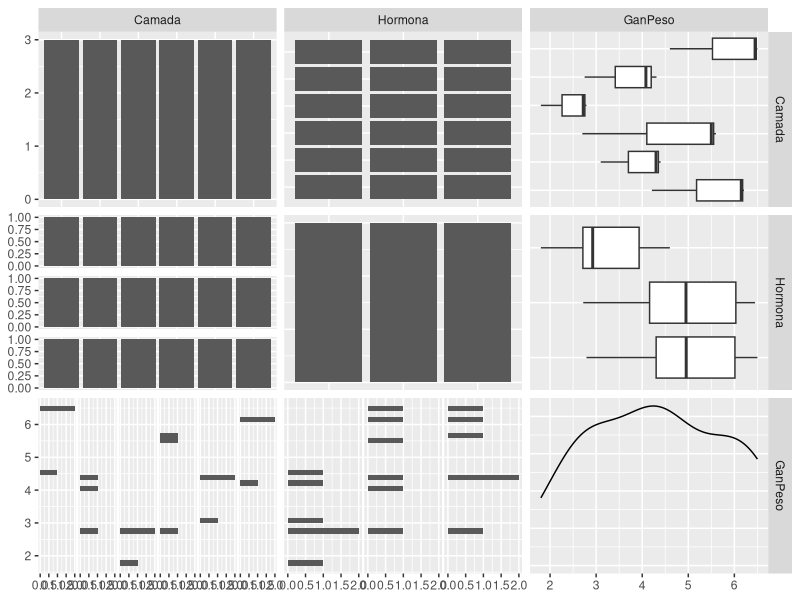
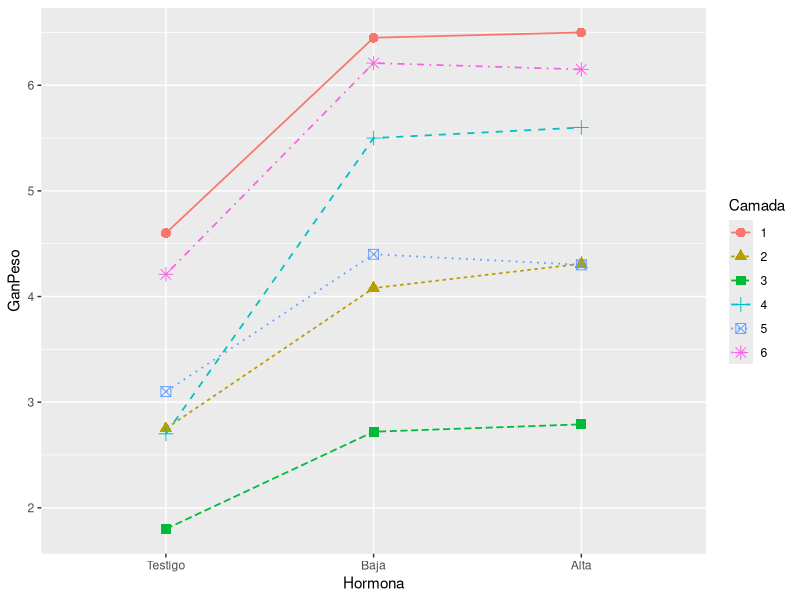
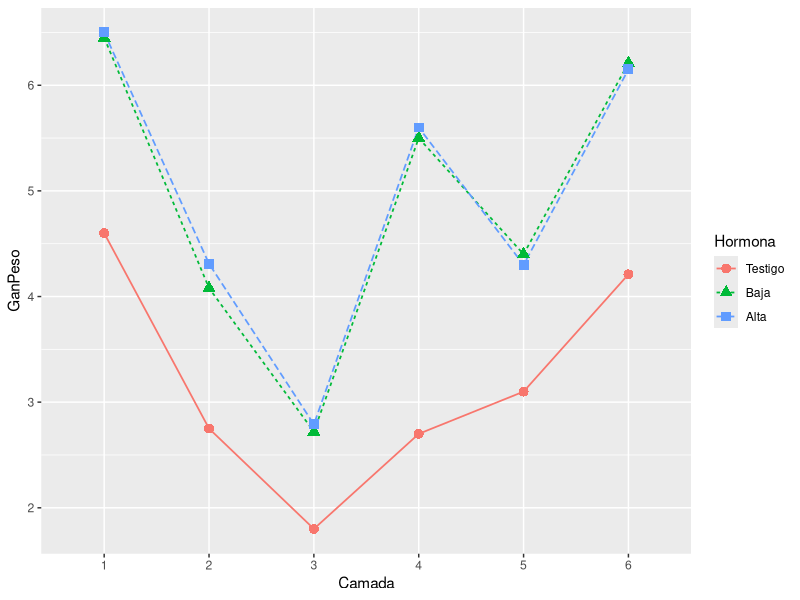
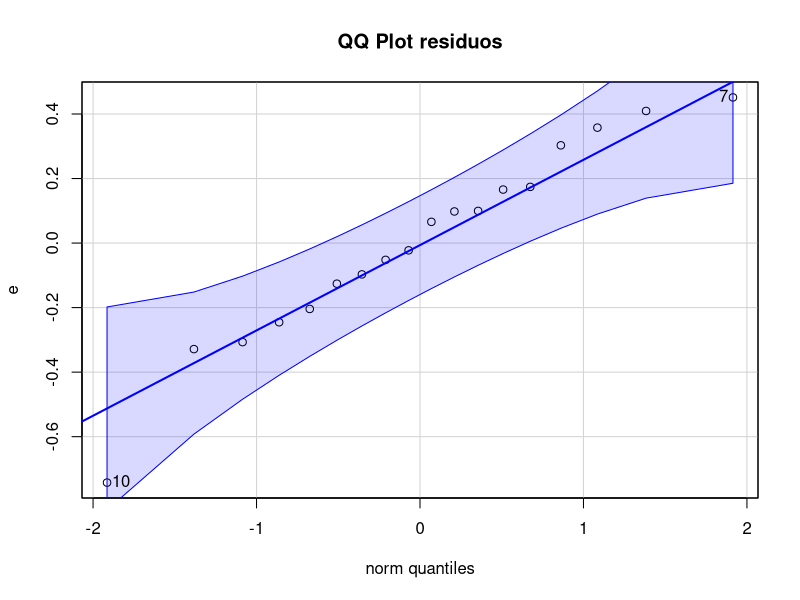

Write the R code that produced these figures, in order.
## ---- chunk 1
if(dir.exists(file.path("/home", "mlopez"))){
  setwd("/home/mlopez/git/biome2/tps/tp5/")
}
## ---- chunk 2
list.of.packages <- c("ggplot2", "dplyr", "lme4", "lmerTest", "car", "GGally", "emmeans")

new.packages <- list.of.packages[!(list.of.packages %in% installed.packages()[,"Package"])]

if(length(new.packages)) install.packages(new.packages, dependencies = TRUE)
lapply(list.of.packages, require, character.only = TRUE)
## ---- chunk 3
data <- read.csv("Hormona.txt", sep = "\t")
data$Camada <- factor(data$Camada)
data$Hormona <- factor(data$Hormona,levels = c("Testigo", "Baja", "Alta"))
str(data)
## ---- chunk 4
ggpairs(data)
## ---- chunk 5
m <- lm(GanPeso ~ Hormona + Camada, data = data)
summary(m)
## ---- chunk 6
anova(m)
## ---- chunk 7
(medias.Datos<-aggregate(GanPeso~Hormona+Camada, data,mean))

# Opcion grafica 1
gp <- ggplot(medias.Datos, aes(x=Hormona, y=GanPeso, colour=Camada, group=Camada))
gp + geom_line(aes(linetype=Camada), size=.6) +geom_point(aes(shape=Camada), size=3)

# Opcion grafica 2
gp1 <- ggplot(medias.Datos, aes(x=Camada, y=GanPeso, colour=Hormona, group=Hormona))
gp1 + geom_line(aes(linetype=Hormona), size=.6) +geom_point(aes(shape=Hormona), size=3)
## ---- chunk 8
m2 <-lmer(GanPeso ~ Hormona + (1 | Camada), data = data)
summary(m2)
## ---- chunk 9
e<-resid(m2) # residuos
# # re<-rstandard(m2) #residuos estandarizados
# pre<-predict(m2) #predichos
# res<-cbind(data$Camada, data$Hormona, data$GanPeso,pre,e,round(re,3)) 
# # colnames(res)<-c("provincia", "densidad", "aceite", "Predichos", "Residuos", "residuos std") # agregamos los "Column Names"
# plot(pre, e)
# # res
# #Supuestos
# # Graficos diagnosticos
# par(mfrow = c(1, 2))
# # Residuos est vs valores predichos
# plot(pre, re, xlab="Predichos", ylab="Residuos estandarizados",main="Gr?fico de dispersi?n de RE vs PRED" )
# abline(0,0)

# qqplot
qqPlot(e, main = "QQ Plot residuos")
## ---- chunk 10
# prueba de shapiro
shapiro.test(e)
